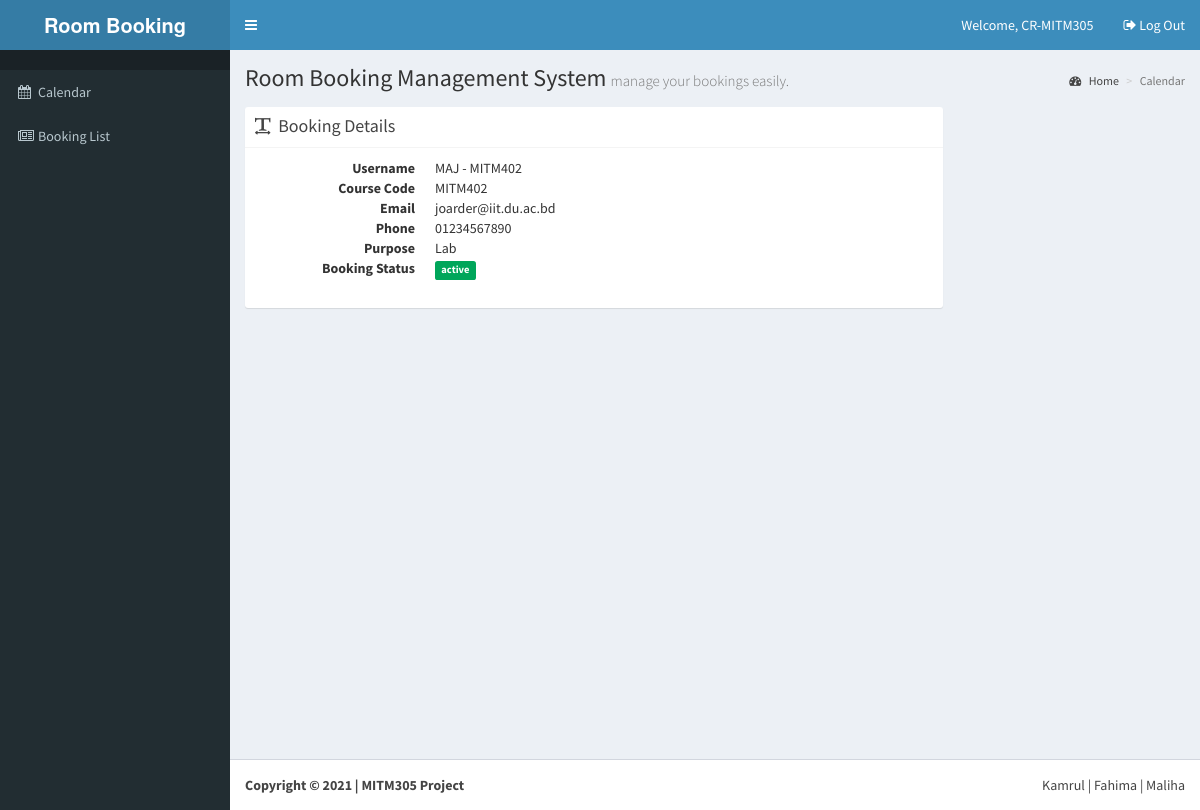
The page /views/?v=USER&ID=34 (signed in) on the database its author committed.
### tables this page shows
CREATE TABLE `tbl_users` (
  `id` int(10) NOT NULL,
  `name` varchar(100) NOT NULL,
  `pwd` varchar(200) NOT NULL,
  `address` varchar(250) NOT NULL,
  `phone` varchar(20) NOT NULL,
  `email` varchar(100) NOT NULL,
  `type` varchar(10) NOT NULL,
  `status` varchar(10) NOT NULL,
  `bdate` varchar(100) NOT NULL
);

CREATE TABLE `tbl_reservations` (
  `id` int(10) NOT NULL,
  `uid` int(10) NOT NULL,
  `ucount` int(10) NOT NULL,
  `rdate` varchar(100) NOT NULL,
  `status` varchar(10) NOT NULL,
  `comments` varchar(250) NOT NULL,
  `bdate` varchar(100) NOT NULL
);

### library/database.php (called while the page is built, shortened)
<?php
require_once 'config.php';
$dbConn = mysqli_connect ($dbHost, $dbUser, $dbPass,$dbName);
function dbQuery($sql)
{
	global $dbConn;
	$result = mysqli_query($dbConn,$sql);
	return $result;
}
function dbFetchAssoc($result)
{
	return mysqli_fetch_assoc($result);
}
?>

### views/index.php (called while the page is built, shortened)
<?php
require_once '../include/template.php';
?>

### views/user.php (the view)
<?php
$userId = (isset($_GET['ID']) && $_GET['ID'] != '') ? $_GET['ID'] : 0;
$usql	= "SELECT * FROM tbl_users u WHERE u.id = $userId";
$res 	= dbQuery($usql);
while($row = dbFetchAssoc($res)) {
	extract($row);
	$stat = '';
	if($status == "active") {$stat = 'success';}
	else if($status == "delete") {$stat = 'danger';}
$rsql	= "SELECT comments FROM tbl_reservations r WHERE r.uid = $userId";
$res 	= dbQuery($rsql);
while($row = dbFetchAssoc($res)) {
	extract($row);
}
?>
<div class="col-md-9">
  <div class="box box-solid">
    <div class="box-header with-border"> <i class="fa fa-text-width"></i>
      <h3 class="box-title">Booking Details</h3>
    </div>
    <div class="box-body">
      <dl class="dl-horizontal">
        <dt>Username</dt>
        <dd><?php echo $name; ?></dd>
		<dt>Course Code</dt>
        <dd><?php echo $address; ?></dd>
		<dt>Email</dt>
        <dd><?php echo $email; ?></dd>
		<dt>Phone</dt>
        <dd><?php echo $phone; ?></dd>
		<dt>Purpose </dt>
	<dd><?php echo $comments; ?></dd>
		<dt>Booking Status</dt>
        <dd><span class="label label-<?php echo $stat; ?>"><?php echo $status; ?></span></dd>
      </dl>
    </div>
  </div>
</div>
<?php
}
?>

### rows shown on the page
tbl_users: name "MAJ - MITM402", address "MITM402", email "joarder@iit.du.ac.bd", phone "01234567890", tbl_reservations.comments "Lab", status "active"

### other values the page prints
$_SESSION['calendar_fd_user']['name'] "CR-MITM305"
